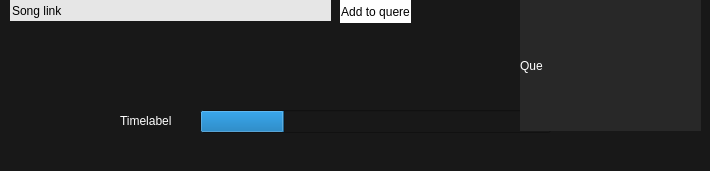
<?xml version="1.0" encoding="UTF-8"?>
<ui version="4.0">
 <class>MainWindow</class>
 <widget class="QMainWindow" name="MainWindow">
  <property name="geometry">
   <rect>
    <x>0</x>
    <y>0</y>
    <width>710</width>
    <height>171</height>
   </rect>
  </property>
  <property name="windowTitle">
   <string>MainWindow</string>
  </property>
  <property name="styleSheet">
   <string notr="true">background-color: rgb( 24,  24,  24)</string>
  </property>
  <widget class="QWidget" name="centralwidget">
   <widget class="QLabel" name="label">
    <property name="geometry">
     <rect>
      <x>120</x>
      <y>110</y>
      <width>71</width>
      <height>21</height>
     </rect>
    </property>
    <property name="styleSheet">
     <string notr="true">color: white</string>
    </property>
    <property name="text">
     <string>Timelabel</string>
    </property>
   </widget>
   <widget class="QLineEdit" name="lineEdit">
    <property name="geometry">
     <rect>
      <x>10</x>
      <y>0</y>
      <width>321</width>
      <height>21</height>
     </rect>
    </property>
    <property name="styleSheet">
     <string notr="true">background-color: rgb(230, 230, 230);
border-radius: 20px;</string>
    </property>
    <property name="text">
     <string>Song link</string>
    </property>
   </widget>
   <widget class="QPushButton" name="pushButton">
    <property name="geometry">
     <rect>
      <x>340</x>
      <y>0</y>
      <width>71</width>
      <height>23</height>
     </rect>
    </property>
    <property name="styleSheet">
     <string notr="true">background-color: white;
border-radius: 30px;</string>
    </property>
    <property name="text">
     <string>Add to quere</string>
    </property>
   </widget>
   <widget class="QProgressBar" name="progressBar">
    <property name="geometry">
     <rect>
      <x>200</x>
      <y>110</y>
      <width>351</width>
      <height>23</height>
     </rect>
    </property>
    <property name="styleSheet">
     <string notr="true">color: rgb( 24,  24,  24)</string>
    </property>
    <property name="value">
     <number>24</number>
    </property>
   </widget>
   <widget class="QLabel" name="label_2">
    <property name="geometry">
     <rect>
      <x>520</x>
      <y>0</y>
      <width>181</width>
      <height>131</height>
     </rect>
    </property>
    <property name="styleSheet">
     <string notr="true">background-color: rgb( 40,  40,  40);
text-align: center;
color: white</string>
    </property>
    <property name="text">
     <string>Que</string>
    </property>
   </widget>
   <zorder>lineEdit</zorder>
   <zorder>pushButton</zorder>
   <zorder>progressBar</zorder>
   <zorder>label</zorder>
   <zorder>label_2</zorder>
  </widget>
  <widget class="QMenuBar" name="menubar">
   <property name="geometry">
    <rect>
     <x>0</x>
     <y>0</y>
     <width>710</width>
     <height>21</height>
    </rect>
   </property>
  </widget>
  <widget class="QStatusBar" name="statusbar"/>
 </widget>
 <resources/>
 <connections/>
</ui>
